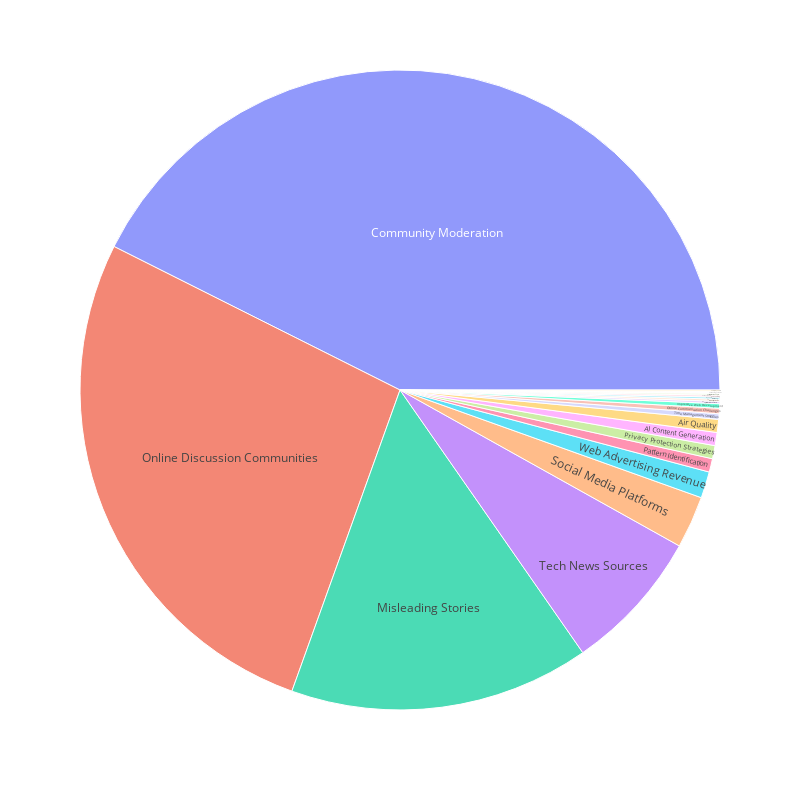

Notebook code cell kept with this figure:
### Markdown cell above
### Let's Explore these topics

### Code cell
import plotly.express as px
%matplotlib inline

fig = px.sunburst(topic_df.iloc[:20], path=["short_title"], values="prevalence", hover_data=["one_sentence_summary", "topic_id"])
fig.update_layout(width=800, height=800)
fig

### Figure 1 — Plotly figure (JSON) as saved in the notebook; plotly's stock layout.template omitted (floating-point values rounded to 4 significant figures)
{"data": [{"branchvalues": "total", "customdata": [["The theme explores various aspects of AI-generated content, including models like GPT, copyright implications, and the potential for AI to write code.", 117], ["The theme discusses various aspects related to monitoring and improving air quality.", 134], ["This theme explores the analysis of beliefs, scientific claims, and biases displayed in various situations.", 335], ["The theme explores the challenges and strategies related to post moderation, censorship, and community management on online platforms.", 499], ["Discussion comparing dynamically-typed scripting languages with statically-typed languages like Java and Rust, focusing on scalability, tools, and flexibility.", 123], ["The theme explores various aspects of family relationships, parenting, and social interactions within families and society.", 478], ["The examples demonstrate admiration and excitement for various aspects of web development projects and technologies.", 238], ["The theme revolves around issues related to misleading news stories, political discussions, and reading offline content on various platforms.", 31], ["The examples highlight the complexities and challenges of online communication, including misunderstandings, financial issues, and user-hostile decisions.", 21], ["The theme revolves around interactions, submissions, and culture within online forums and communities.", 154], ["The theme focuses on identifying patterns in various forms of content such as code snippets, mathematical equations, family structures, and article URLs.", 248], ["The theme explores personal growth, learning new skills, self-awareness, habits, and seeking enjoyment in various aspects of life.", 289], ["This theme explores political discourse and perspectives on democracy, political leaders, and societies across different countries.", 139], ["Various strategies and tools, such as ad blockers and privacy-focused browsers, are recommended to protect user privacy and block tracking by Google and other companies.", 310], ["The examples discuss various issues and insights related to popular social media platforms like Facebook, Twitter, Instagram, LinkedIn, and TikTok.", 498], ["The tech industry is experiencing a shift in talent, a focus on efficiency and profitability, growth through acquisitions, and potential changes to antitrust laws.", 393], ["Analysis of news and information sources like Wikipedia, Quora, and Hacker News.", 66], ["The theme revolves around various technological trends, updates, and challenges experienced in different years.", 192], ["The theme explores various struggles and frustrations related to time management, such as waiting for technology, work responsibilities expanding, health issues impacting daily routines, and the challenges of balancing work, personal life, and health.", 328], ["The theme explores the impact of web advertising revenue on publishers, advertisers, and users, highlighting challenges and strategies for maximizing revenue.", 301]], "domain": {"x": [0, 1], "y": [0, 1]}, "hovertemplate": "labels=%{label}<br>prevalence=%{value}<br>parent=%{parent}<br>id=%{id}<br>one_sentence_summary=%{customdata[0]}<br>topic_id=%{customdata[1]}<extra></extra>", "ids": ["AI Content Generation", "Air Quality", "Analysis of Belief and Science", "Community Moderation", "Dynamic vs. Static Lang.", "Family Dynamics", "Impressive Web Development", "Misleading Stories", "Online Communication Challenges", "Online Discussion Communities", "Pattern Identification", "Personal Growth and Learning", "Political Discourse Analysis", "Privacy Protection Strategies", "Social Media Platforms", "Tech Industry Trends", "Tech News Sources", "Technology Trends", "Time Management Struggles", "Web Advertising Revenue"], "labels": ["AI Content Generation", "Air Quality", "Analysis of Belief and Science", "Community Moderation", "Dynamic vs. Static Lang.", "Family Dynamics", "Impressive Web Development", "Misleading Stories", "Online Communication Challenges", "Online Discussion Communities", "Pattern Identification", "Personal Growth and Learning", "Political Discourse Analysis", "Privacy Protection Strategies", "Social Media Platforms", "Tech Industry Trends", "Tech News Sources", "Technology Trends", "Time Management Struggles", "Web Advertising Revenue"], "name": "", "parents": ["", "", "", "", "", "", "", "", "", "", "", "", "", "", "", "", "", "", "", ""], "type": "sunburst", "values": [0.006414, 0.006371, 0.001106, 0.4128, 0.0009895, 0.0007916, 0.002237, 0.1469, 0.002653, 0.2608, 0.006598, 0.0009407, 0.0009021, 0.006423, 0.02558, 0.001056, 0.06996, 0.0008283, 0.002691, 0.01294]}], "layout": {"height": 800, "legend": {"tracegroupgap": 0}, "margin": {"t": 60}, "width": 800}}
